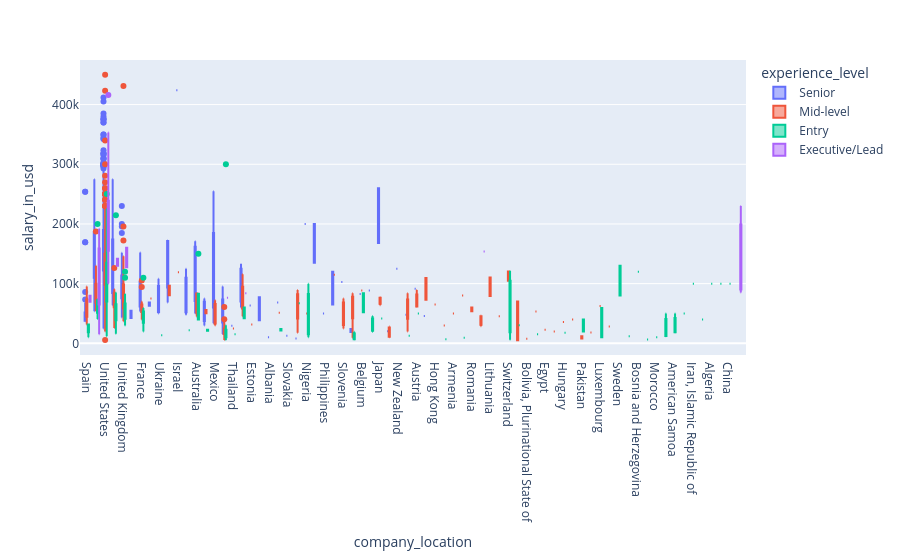

The notebook cell this image was saved under:
### Code cell
fig = px.box(df, x='company_location', y='salary_in_usd', color='experience_level')
fig.show()

### Figure 1 — Plotly figure (JSON) as saved in the notebook; plotly's stock layout.template omitted (floating-point values rounded to 4 significant figures; data arrays with more than 128 entries replaced by an {"elided": "..."} marker saying what was removed)
{"data": [{"alignmentgroup": "True", "hovertemplate": "experience_level=Senior<br>company_location=%{x}<br>salary_in_usd=%{y}<extra></extra>", "legendgroup": "Senior", "marker": {"color": "#636efa"}, "name": "Senior", "notched": false, "offsetgroup": "Senior", "orientation": "v", "showlegend": true, "type": "box", "x": {"elided": "2516 str values"}, "x0": " ", "xaxis": "x", "y": {"elided": "2516 int values"}, "y0": " ", "yaxis": "y"}, {"alignmentgroup": "True", "hovertemplate": "experience_level=Mid-level<br>company_location=%{x}<br>salary_in_usd=%{y}<extra></extra>", "legendgroup": "Mid-level", "marker": {"color": "#EF553B"}, "name": "Mid-level", "notched": false, "offsetgroup": "Mid-level", "orientation": "v", "showlegend": true, "type": "box", "x": {"elided": "805 str values"}, "x0": " ", "xaxis": "x", "y": {"elided": "805 int values"}, "y0": " ", "yaxis": "y"}, {"alignmentgroup": "True", "hovertemplate": "experience_level=Entry<br>company_location=%{x}<br>salary_in_usd=%{y}<extra></extra>", "legendgroup": "Entry", "marker": {"color": "#00cc96"}, "name": "Entry", "notched": false, "offsetgroup": "Entry", "orientation": "v", "showlegend": true, "type": "box", "x": {"elided": "320 str values"}, "x0": " ", "xaxis": "x", "y": {"elided": "320 int values"}, "y0": " ", "yaxis": "y"}, {"alignmentgroup": "True", "hovertemplate": "experience_level=Executive/Lead<br>company_location=%{x}<br>salary_in_usd=%{y}<extra></extra>", "legendgroup": "Executive/Lead", "marker": {"color": "#ab63fa"}, "name": "Executive/Lead", "notched": false, "offsetgroup": "Executive/Lead", "orientation": "v", "showlegend": true, "type": "box", "x": ["United States", "United States", "Canada", "United States", "United States", "United States", "United States", "United States", "United States", "United States", "United States", "United States", "United States", "United States", "United States", "United States", "United States", "United States", "United States", "United States", "United States", "United States", "United States", "United States", "United States", "United States", "United States", "United States", "United States", "United States", "United States", "United States", "United States", "United States", "United States", "Russian Federation", "United States", "United States", "United Kingdom", "United Kingdom", "United States", "United States", "United States", "United States", "United States", "United States", "United States", "United States", "United States", "United States", "United States", "United States", "United States", "United States", "United States", "United States", "United States", "United States", "United States", "United States", "United States", "United States", "United States", "United States", "United States", "United States", "United States", "United States", "United States", "United States", "United States", "United States", "United States", "United States", "Canada", "United States", "United States", "United States", "United States", "United States", "United States", "United States", "United States", "United States", "United States", "United States", "Netherlands", "United States", "United States", "Canada", "India", "United States", "United States", "United States", "United States", "United States", "United States", "United States", "United States", "United States", "United States", "Canada", "United States", "Germany", "Russian Federation", "Russian Federation", "Poland", "United States", "United States", "Spain", "Germany", "Spain", "United States", "United States"], "x0": " ", "xaxis": "x", "y": [258750, 185000, 15000, 220000, 205000, 329500, 269600, 145000, 115000, 175000, 110000, 221000, 153000, 200000, 145000, 180000, 155000, 286000, 207000, 353200, 249300, 145000, 100000, 265000, 235000, 194500, 115500, 200000, 145000, 210914, 116704, 167500, 106500, 310000, 239000, 106000, 310000, 239000, 160288, 127467, 310000, 239000, 235000, 210000, 210914, 116704, 284000, 236000, 155000, 140000, 175000, 110000, 314100, 195800, 200000, 145000, 310000, 239000, 300000, 200000, 196200, 150900, 200000, 145000, 310000, 239000, 159000, 130000, 310000, 239000, 205000, 160000, 210000, 157000, 125976, 187200, 116100, 222640, 182160, 297500, 260000, 200000, 180000, 200000, 200000, 150000, 84053, 260500, 175100, 115222, 76309, 242000, 200000, 130000, 110000, 224000, 167875, 175000, 135000, 324000, 216000, 192037, 250000, 130026, 85000, 230000, 153667, 235000, 150000, 79833, 141846, 69741, 416000, 325000], "y0": " ", "yaxis": "y"}], "layout": {"boxmode": "group", "legend": {"title": {"text": "experience_level"}, "tracegroupgap": 0}, "margin": {"t": 60}, "xaxis": {"anchor": "y", "domain": [0.0, 1.0], "title": {"text": "company_location"}}, "yaxis": {"anchor": "x", "domain": [0.0, 1.0], "title": {"text": "salary_in_usd"}}}}
